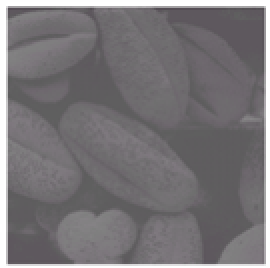
%> input picture Assignment 1/Picture2.png, 135 x 134 px (shown 2 times larger)
$ octave Lab3Ex2.m   (GNU Octave 9; MATLAB toolbox functions it lacks are replaced by stand-ins)
%> lines starting %> are read from the running program, lines starting %| are printed output that depends on the picture
# Load image package
pkg load image

close all  % figures windows
clc % command window
clear % variables in memory

# Reading the image.
img = imread("Picture2.png");
%> img is the input picture: size 134x135x3 uint8; mean R, G, B 120, 117, 120

[img_height img_width channels] = size(img);
%> img_height = 134; img_width = 135; channels = 3

# Converting to grey scale.
img_grey = rgb2gray(img);

# Change to double
img_grey = im2double(img_grey);
%> img_grey: size 134x135 double

# Apply salt and pepper noise.
img_noise = imnoise(img_grey, 'salt & pepper', 0.05);
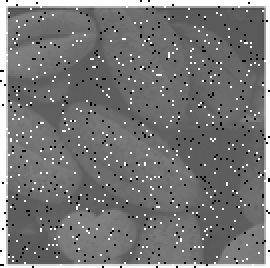
%> img_noise: size 134x135 double (shown 2 times larger); min 0, max 1, mean 0.465

img_median_self = img;
stencil = ones(3,3);
for i = 1:img_height
  for j = 1:img_width
    if (i-1 > 0 && i +1 < img_height &&  j-1 > 0 && j+1 < img_width)
    neighbours = img( i-1:i+1, j-1:j+1);
    # Convert to 1d array.
    neighbours = neighbours(:);
    # Get median
    m = median(neighbours);
    img_median_self(i, j) = m;
   end
  end
end
%> after the loop, m = 222; neighbours = [117; 122; 222; 168; 168; 232; 255; 255; 254]

# Apply median filtering using built in function.
img_median = medfilt2(img_grey);

# Plot Median filters.
figure();
subplot (3, 1, 1);
imshow (img_grey, []);
subplot (3, 1, 2);
imshow (img_median_self, []);
subplot (3, 1, 3);
imshow (img_median, []);

# Get gaussain filters.
g1 = fspecial("gaussian", [3 3], 0.5);
g2 = fspecial("gaussian", [7 7], 0.5);
g3 = fspecial("gaussian", [3 3], 8);
g4 = fspecial("gaussian", [3 3], 0.2);# This is the best as the coins have a lot of details that have to be kept.

img_g1 = imfilter(img_noise, g1);
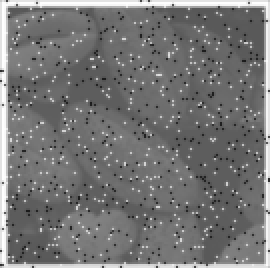
%> img_g1: size 134x135 double (shown 2 times larger); min 0.108, max 1, mean 0.462
img_g2 = imfilter(img_noise, g2);
img_g3 = imfilter(img_noise, g3);
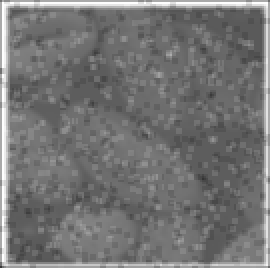
%> img_g3: size 134x135 double (shown 2 times larger); min 0.205, max 0.999, mean 0.455
img_g4 = imfilter(img_noise, g4);

# Plot Gaussian filters.
figure();
subplot (5, 1, 1);
imshow (img_grey, []);
#figure();
subplot (5, 1, 2);
imshow (img_g1, []);
#figure();
subplot (5, 1, 3);
imshow (img_g2, []);
#figure();
subplot (5, 1, 4);
imshow (img_g3, []);
#figure();
subplot (5, 1, 5);
imshow (img_g4, []);

$ run again, with Assignment 1/Picture1.png copied over Assignment 1/Picture2.png
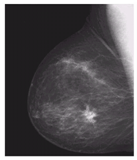
%> input picture Assignment 1/Picture1.png, 137 x 160 px
%> img is the input picture: size 160x137x3 uint8; mean R, G, B 86.7, 84.1, 86.7
%> `img_noise = imnoise(img_grey, 'salt & pepper', 0.05);`:
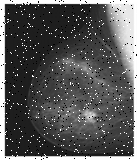
%> img_noise: size 160x137 double; min 0, max 1, mean 0.342
%> after the loop `for i = 1:img_height`: m = 254; neighbours = [209; 255; 254; 252; 254; 254; 254; 254; 254]
%> `img_g3 = imfilter(img_noise, g3);`:
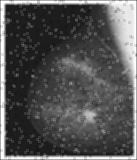
%> img_g3: size 160x137 double; min 0.0775, max 1, mean 0.334
